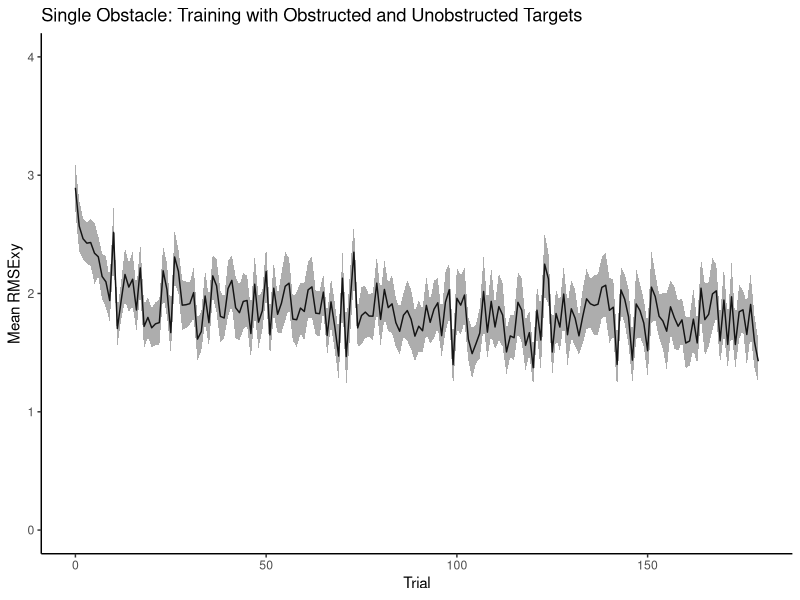
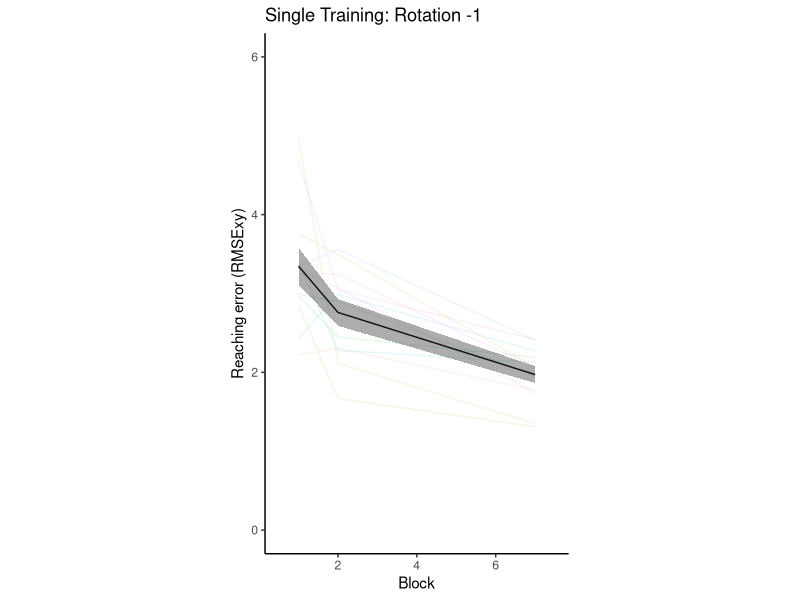
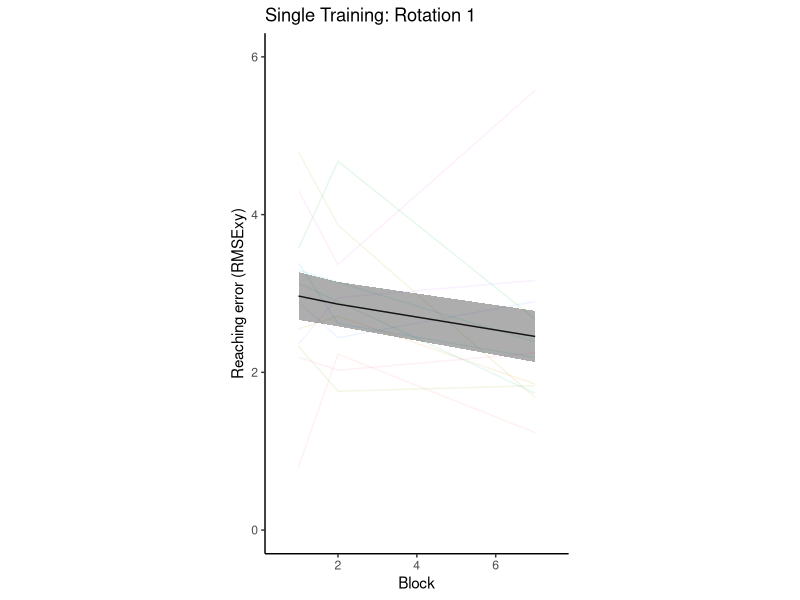
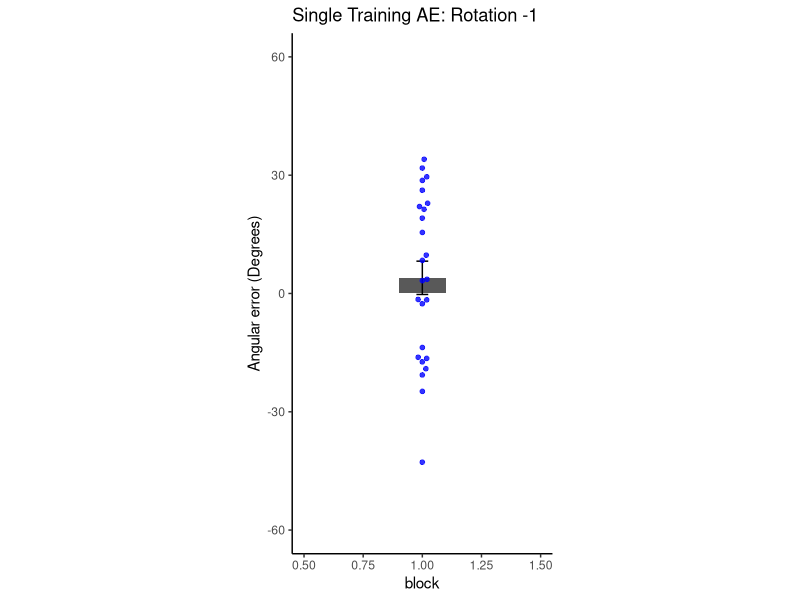
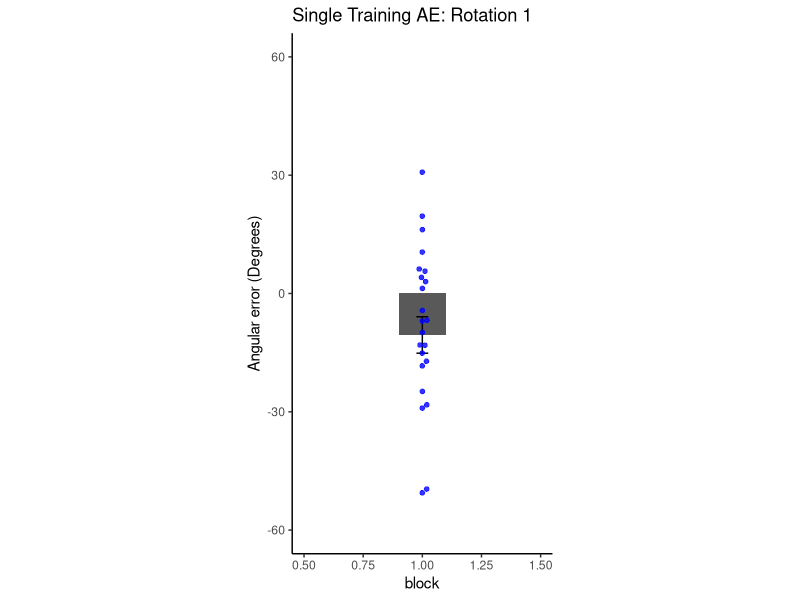

Recreate these plots in R, in order.
################################
################################
################################

# SINGLE OBSTACLE ANALYSIS

library(ggplot2)
library(dplyr)
library(tidyr)
library(ggbeeswarm)

################################
################################
################################

obssingle <- read.csv('data/DualObs_Data0305_SINGLESONLY.csv', header = TRUE)
obssingle <- tbl_df(obssingle)

################################
################################
################################

# ALL TRAINING DATA - VISUOMOTOR ADAPTATION - ROTATIONS COLLAPSED

obs_single_train <- obssingle %>%
  filter(condition %in% c('train_CCW', 'train_CW')) 

taskmeans <- obs_single_train %>%
  group_by(subject) %>%
  group_by(trial) %>% 
  summarise(Mean_RMSExy = mean(RMSExy, na.rm = TRUE),
            SD_RMSExy = sd(RMSExy, na.rm = TRUE), 
            SEM_RMSExy = SD_RMSExy/sqrt(length(unique(subject))))

ggplot(data = taskmeans, aes(x = trial, y = Mean_RMSExy)) +
  geom_line() + 
  geom_ribbon(aes(ymin = Mean_RMSExy - SEM_RMSExy, ymax = Mean_RMSExy + SEM_RMSExy),
              alpha = 0.4) +
  theme(panel.grid.major = element_blank(),
        panel.grid.minor = element_blank(),
        panel.background = element_blank(),
        axis.line = element_line(colour = "black")) +
  ylim(0, 4) +
  ylab("Mean RMSExy") +
  xlab("Trial") +
  ggtitle('Single Obstacle: Training with Obstructed and Unobstructed Targets')

## stats
block1 <- obs_single_train %>%
  group_by(subject) %>% 
  filter(trial %in% min(trial)) %>%
  summarise(RMSE = mean(RMSExy, na.rm = TRUE), block = 1)

blocklast <- obs_single_train %>%
  group_by(subject) %>%
  filter(trial %in% c(max(trial)-4, max(trial)-3, max(trial)-2, max(trial)-1, max(trial))) %>% 
  summarise(RMSE = mean(RMSExy, na.rm = TRUE), block = 2)

t.test(block1$RMSE, blocklast$RMSE, alternative = "greater", paired = TRUE)

################################
################################
################################

# FROM HERE ON, ONLY ANALYSE UNOBSTRUCTED TARGET SETS!!!
# ANALYZE LEARNING FOR EACH OBSTACLE AND ONLY "FREE" TARGET SETS

## CW trials - leftward obstacle - analyze only 90, 75, and 60 degree targets
obs_single_train_CW <- obs_single_train %>%
  filter(rotationval == -1) %>%
  filter(targetang %in% c(90, 75, 60))

# trial-by-trial (mean per trial)
obs_single_train_CW.summary <- obs_single_train_CW %>%
  group_by(trial) %>%
  summarise(Mean_RMSExy = mean(RMSExy, na.rm = TRUE), 
            SD_RMSExy = sd(RMSExy, na.rm = TRUE), 
            SEM_RMSExy = SD_RMSExy/sqrt(length(unique(subject))))

## CCW trials - rightward obstacle - analyze only 120, 105, and 90 degree targets
obs_single_train_CCW <- obs_single_train %>%
  filter(rotationval == 1) %>%
  filter(targetang %in% c(120, 105, 90))

# trial-by-trial (mean per trial)
obs_single_train_CCW.summary <- obs_single_train_CCW %>%
  group_by(trial) %>%
  summarise(Mean_RMSExy = mean(RMSExy, na.rm = TRUE), 
            SD_RMSExy = sd(RMSExy, na.rm = TRUE), 
            SEM_RMSExy = SD_RMSExy/sqrt(length(unique(subject))))

unobs_df <- rbind(obs_single_train_CCW, obs_single_train_CW) # only unobstructed targets per rotation/obstacle

for (rot in sort(unique(unobs_df$rotationval))){
  
  ppdf1 <- unobs_df %>%
    filter(rotationval == rot) %>%
    group_by(subject) %>%
    filter(trial %in% c(0,1,2)) %>%
    mutate(block = 1, blockmean = mean(RMSExy, na.rm = TRUE)) %>%
    select(subject, block, blockmean) %>%
    distinct(subject, .keep_all = TRUE)
  
  ppdf2 <- unobs_df %>%
    filter(rotationval == rot) %>%
    group_by(subject) %>%
    filter(trial %in% c(3,4,5)) %>%
    mutate(block = 2, blockmean = mean(RMSExy, na.rm = TRUE)) %>%
    select(subject, block, blockmean) %>%
    distinct(subject, .keep_all = TRUE)
  
  ppdf3 <- unobs_df %>%
    filter(rotationval == rot) %>%
    group_by(subject) %>%
    filter(trial %in% c(max(trial)-2, max(trial)-1, max(trial))) %>%
    mutate(block = 7, blockmean = mean(RMSExy, na.rm = TRUE)) %>%
    select(subject, block, blockmean) %>%
    distinct(subject, .keep_all = TRUE)
  
  ppdf <- rbind(ppdf1, ppdf2, ppdf3)
  
  ppdf.summary <- ppdf %>%
    group_by(block) %>%
    summarise(group_mean = mean(blockmean, na.rm = TRUE),
              group_sd = sd(blockmean, na.rm = TRUE),
              group_sem = group_sd/sqrt(length(unique(subject))))
  
  plot_title <- sprintf('Single Training: Rotation %s', rot)
  
  block_train <- ggplot(data = ppdf,
                        aes(x = block, y = blockmean)) +
    geom_line(aes(x=block, y=blockmean, colour=as.factor(subject)), alpha = 0.1) +
    # geom_beeswarm(alpha = 0.8,
    #               dodge.width = 2,
    #               cex = 3,
    #               stroke = 0.3,
    #               aes(color=block)) +  
    geom_line(data = ppdf.summary, 
              aes(x = block, y = group_mean)) +
    geom_ribbon(data = ppdf.summary, 
                aes(x = block, ymin = group_mean - group_sem, ymax = group_mean + group_sem),
                alpha=0.4,
                inherit.aes = FALSE) +
    ylim(0,6) +
    xlim(0.5,7.5) +
    coord_fixed(ratio = 2) +
    theme(panel.grid.major = element_blank(), panel.grid.minor = element_blank(),
          panel.background = element_blank(), axis.line = element_line(colour = "black"),
          legend.title = element_blank(), legend.position = "none") +
    ylab("Reaching error (RMSExy)") +
    xlab("Block") +
    ggtitle(plot_title) 
  
  print(block_train)
  t.test(ppdf1$blockmean, ppdf3$blockmean, paired = TRUE)
  
}

# # plot of trial-by-trial learning curves - per rotation
# ggplot(data = obs_dual_train_CW.summary,
#        aes(x = trialct, y = Mean_RMSExy)) +
#   geom_line(color = 'salmon1') + 
#   geom_ribbon(aes(ymin = Mean_RMSExy-SEM_RMSExy, ymax = Mean_RMSExy+SEM_RMSExy),
#               alpha = 0.4) +
#   geom_line(data= obs_dual_train_CCW.summary, aes(x = trialct, y = Mean_RMSExy),
#             position = "jitter",
#             color = 'chartreuse1') + 
#   geom_ribbon(data = obs_dual_train_CCW.summary,
#               aes(ymin = Mean_RMSExy - SEM_RMSExy, ymax = Mean_RMSExy + SEM_RMSExy),
#               alpha = 0.4) +
#   theme(panel.grid.major = element_blank(), 
#         panel.grid.minor = element_blank(),
#         panel.background = element_blank(),
#         axis.line = element_line(colour = "black")) +
#   ylab("Mean RMSExy") +
#   xlab("Trial") +
#   ggtitle('Dual Obstacle: Training with Unobstructed Targets') +
#   ylim(0, 3.5) 

################################
################################
################################

# ANALYZE REACH AFTEREFFECTS - again, only unobstructed target sets

## LEFT obstacle - analyze only 90, 75, and 60 degree targets
obs_single_NC_CW <- obssingle %>%
  filter(condition %in% c("nocur_1", "nocur_2")) %>%
  filter(rotationval == -1) %>% 
  filter(targetang %in% c(90, 75, 60)) %>%
  group_by(subject) %>%
  mutate(angmaxvel_n = angmaxvel*1) %>%
  ungroup()

## RIGHT obstacle - analyze only 120, 105, and 90 degree targets
obs_single_NC_CCW <- obssingle %>%
  filter(condition %in% c("nocur_1", "nocur_2")) %>%
  filter(rotationval == 1) %>%
  filter(targetang %in% c(120, 105, 90)) %>%
  group_by(subject) %>%
  mutate(angmaxvel_n = angmaxvel*-1) %>%
  ungroup()

unobs_NC_df <- rbind(obs_single_NC_CW, obs_single_NC_CCW)

# AE analysis but with normalized errors
unobs_NC1_collapsed <- unobs_NC_df %>%
  filter(condition == "nocur_1") %>%
  group_by(subject) %>%
  filter(trial %in% c(max(trial) - 4, max(trial) - 3, max(trial) - 2, max(trial) -1 , max(trial))) %>%
  summarise(pv_nc1 = mean(angmaxvel_n, na.rm=TRUE))

unobs_NC2_collapsed <- unobs_NC_df %>%
  filter(condition == "nocur_2") %>%
  group_by(subject) %>%
  filter(trial == min(trial)) %>%
  summarise(pv_nc2 = mean(angmaxvel_n, na.rm=TRUE))

t.test(unobs_NC2_collapsed$pv_nc2 - unobs_NC1_collapsed$pv_nc1, mu = 0, alternative = "greater")

for (rot in sort(unique(unobs_NC_df$rotationval))){
  
  print(rot)
  #last block of baseline no-cursors
  nocur1 <- unobs_NC_df %>%
    filter(rotationval == rot) %>%
    filter(condition == "nocur_1") %>%
    group_by(subject) %>%
    filter(trial %in% c(max(trial)-7, max(trial)-6, max(trial)-5, max(trial)-4, max(trial)-3, max(trial)-2, max(trial)-1, max(trial))) %>%
    summarise(pv = mean(angmaxvel, na.rm=TRUE)) %>%
    mutate(task = 'nocur1', block = 1)
  # boxplot(nocur1$pv)
  
  #first trial of no-cursor after dual training
  nocur2 <- unobs_NC_df %>%
    filter(rotationval == rot) %>%
    filter(condition == "nocur_2") %>%
    group_by(subject) %>%
    filter(trial %in% min(trial)) %>% 
    summarise(pv = mean(angmaxvel, na.rm=TRUE)) %>%
    mutate(task = 'nocur2', block = 2)
  # boxplot(nocur2$pv)
  
  nocurdf <- rbind(nocur1, nocur2)
  nocurdf$task <- factor(nocurdf$task)
  nocurdf$subject <- factor(nocurdf$subject)
  
  if (rot == 1){
    
    print(rot)
    
    nocur1$AE <- nocur2$pv - nocur1$pv # for t stats
    t.test(nocur1$AE, mu = 0, alternative = "greater")
    
  } else {
    
    nocur1$AE <- nocur2$pv - nocur1$pv # for t stats
    t.test(nocur1$AE, mu = 0, alternative = "less")
  }
  
  # plot AE for each rotation
  plot_title <- sprintf('Single Training AE: Rotation %s', rot)
  
  AE.summary <- nocur1 %>% 
    summarise(Mean_pv = mean(AE, na.rm = TRUE), 
              SD_pv = sd(AE, na.rm = TRUE), 
              SEM_pv = SD_pv/sqrt(length(unique(subject)))) %>%
    mutate(block = 1)
  
  AE_bars <- ggplot(data = AE.summary,
                    aes(x = block, y = Mean_pv)) +
    geom_bar(stat = "identity", position = "dodge", width = 0.2) +
    geom_errorbar(data = AE.summary, mapping = aes(x = block, y = Mean_pv, 
                                                   ymin = Mean_pv - SEM_pv, ymax = Mean_pv + SEM_pv),
                  width = 0.05, size = 0.5, color = "black",
                  position = position_dodge(width = 0.9)) +
    geom_beeswarm(data = nocur1, aes(x = block, y = AE),
                  alpha = 0.8,
                  cex = 2,
                  stroke = 0.3,
                  color = 'blue') +
    theme(panel.grid.major = element_blank(),
          panel.grid.minor = element_blank(),
          panel.background = element_blank(), 
          axis.line = element_line(colour = "black"),
          legend.title = element_blank(),
          legend.position = "none") +
    coord_fixed(ratio = 1/60) +
    xlim(0.5, 1.5) +
    ylim(-60, 60) +
    ylab("Angular error (Degrees)") +
    ggtitle(plot_title) 
  
  print(AE_bars)
}
